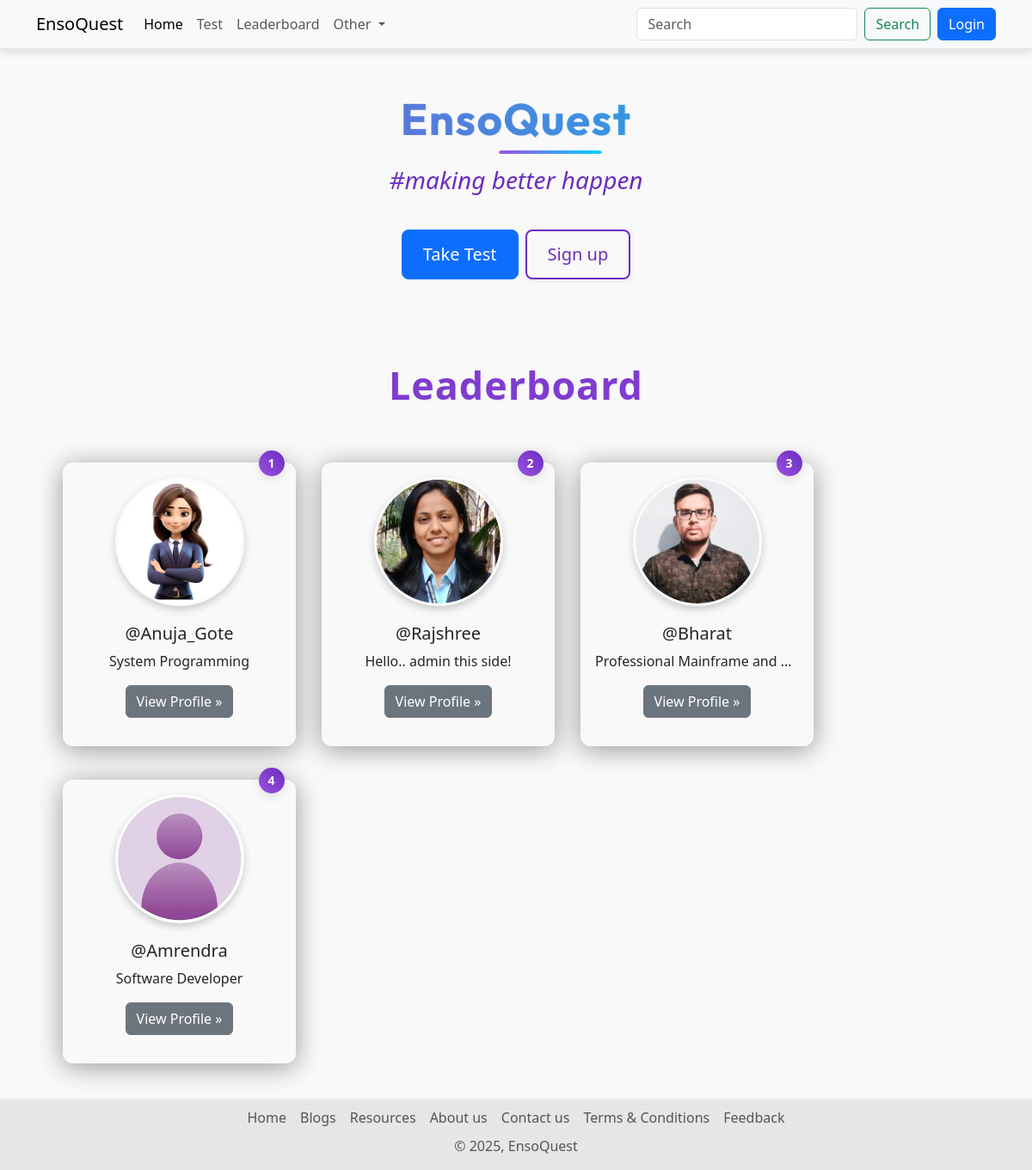
The page / on the database its author committed.
### quiz/models.py (models this page shows, shortened)
class UserRank(models.Model):
    user = models.OneToOneField(User, on_delete=models.CASCADE)
    rank = models.IntegerField(null=True, blank=True)
    total_score = models.IntegerField(null=True,blank=True)

### account/models.py (models this page shows, shortened)
class Profile(models.Model):
    user = models.OneToOneField(User,on_delete=models.CASCADE, null=True,verbose_name='User Object')
    position = models.CharField(max_length=100,blank=True,null=True)
    bio = models.TextField(blank=True,null=True)
    profile_img = models.ImageField(upload_to='profile_image', default='user.png',blank=True,null=True,verbose_name= 'Profile Pic')

### base/views.py (the view)
# urls.py: 2. Add a URL to urlpatterns:  path('', views.home, name='home')
def home(request):
    leaderboard_users = UserRank.objects.order_by('rank')[:4]
    context={"leaderboard_users":leaderboard_users}
    return render(request, 'welcome.html', context)

### Templates/welcome.html
{% extends "index.html" %}
{% block content %}
{% load static %}
<link rel="stylesheet" href="{% static 'css/home-style.css' %}">
  <div class="container text-center my-5">
    <h1 class="display-5 fw-bold my-2 title">EnsoQuest</h1>
    <h2 class="fs-3 tagline-text ">#making better happen</h2>
    <div class="d-inline-flex gap-2 mb-5">
      <a href="{% url 'all_quiz' %}" class="d-inline-flex align-items-center btn btn-primary btn-lg px-4 ">
        Take Test
      </a>
      {% if not request.user.is_authenticated %}
      <a href="{% url 'register' %}" class="btn btn-outline-secondary btn-lg px-4 ">
        Sign up
      </a>
      {% endif %}
    </div>
  </div>
  <div class="container text-center">
    <h1 class="display-4 text-center my-5 leaderboard-heading">Leaderboard</h1>
    <div class="row row-cols-sm-1 row-cols-md-2 row-cols-lg-3 row-cols-xl-4 mx-3">
      {% if leaderboard_users|length == 0 %}
      <div class="col-lg-4 position-relative mb-4">
        <h4 class="text-center text-danger"> No User Available on Leaderboard</h4>
      </div>
      {% else %}
      {% for rank in leaderboard_users %}
      <div class="col-lg-4 position-relative mb-4  leaderboard-card">
        <img src="{{rank.user.profile.profile_img.url}}" class="leaderboard-img rounded-circle alt=user-profile">
        <span class="position-absolute top-0 start-90 translate-middle badge rounded-pill modern-badge ">
          {{ forloop.counter}}
        </span>
        <h2 class="fw-normal username">@{{rank.user.username}}</h2>
        <p class="card-bio">{{rank.user.profile.bio}}</p>
        <p><a class="btn btn-secondary" href="{% url 'profile' rank.user.username %}">View Profile »</a></p>
      </div>
      {% endfor %}
      {% endif %}
    </div>
  </div>
{% endblock content %}

### static/css/style.css (style rules this page uses)
.title { font-family: 'Outfit', sans-serif; font-size: clamp(2.5rem, 6vw, 4rem); font-weight: 700; background: linear-gradient(90deg, #9b51e0, #00d4ff); -webkit-background-clip: text; background-clip: text; -webkit-text-fill-color: transparent; color: transparent; opacity: 0; animation: fadeInTitle 1.3s ease-in-out forwards; margin: 2rem 0 1rem; line-height: 1.2; text-align: center; letter-spacing: 1.5px; position: relative; }
.title::after { content: ""; position: absolute; left: 50%; transform: translateX(-50%); bottom: -10px; width: 60px; height: 4px; background: linear-gradient(to right, #9b51e0, #00d4ff); border-radius: 999px; opacity: 0; animation: fadeInLine 1.5s ease-in-out forwards 0.8s; margin: 0 10px; }
body { background-color: #f9f9f9; font-family: 'Segoe UI', Tahoma, Geneva, Verdana, sans-serif; }

### static/css/home-style.css (style rules this page uses)
body { background-color: #f9f9f9; font-family: 'Segoe UI', Tahoma, Geneva, Verdana, sans-serif; }
.card-bio { display: block; white-space: nowrap; overflow: hidden; text-overflow: ellipsis; width: 100%; }
.leaderboard-card { background: rgba(255, 255, 255, 0.1); border-radius: 12px; padding: 16px; margin: 15px; backdrop-filter: blur(8px); -webkit-backdrop-filter: blur(8px); border: 1px solid rgba(255, 255, 255, 0.2); box-shadow: 0 4px 30px rgba(0, 0, 0, 0.4); max-width: 280px; min-height: 280px; display: flex; flex-direction: column; align-items: center; justify-content: space-between; transition: transform 0.3s ease, box-shadow 0.3s ease; }
.leaderboard-card img { width: 150px; height: 150px; object-fit: cover; border-radius: 50%; margin-bottom: 10px; }
.leaderboard-card .username { font-size: 20px; font-weight: bold; text-align: center; margin-top: 10px; }
.modern-badge { background: linear-gradient(45deg, #9b51e0, #6a2dbf); color: white; padding: 12px; font-size: 14px; font-weight: 600; border-radius: 50%; width: 30px; height: 30px; box-shadow: 0 4px 12px rgba(0, 0, 0, 0.1); transition: all 0.3s ease; text-transform: uppercase; letter-spacing: 1px; text-align: center; display: flex; justify-content: center; align-items: center; }
.position-absolute { position: absolute; }
.top-0 { top: 0; }
.start-90 { left: 90%; }
.translate-middle { transform: translate(-50%, -50%); }
.leaderboard-img { width: 150px; height: 150px; object-fit: cover; object-position: center; border-radius: 50%; border: 3px solid rgba(255, 255, 255, 0.3); box-shadow: 0 4px 10px rgba(0, 0, 0, 0.2); transition: transform 0.3s ease, box-shadow 0.3s ease; }
.title { font-size: 3.2rem; font-weight: 700; color: #9b51e0; margin-bottom: 0.5rem; text-shadow: 1px 1px 2px rgba(0, 0, 0, 0.08); }
.tagline-text { font-size: 1.5rem; font-weight: 500; color: #6a2dbf; font-style: italic; margin-top: 1.5rem ; margin-bottom: 2.5rem; }
.btn-outline-secondary { border: 2px solid #6a2dbf; color: #6a2dbf; padding: 12px 24px; box-shadow: 0 2px 6px rgba(106, 45, 191, 0.1); }
.leaderboard-heading { font-size: 2.8rem; font-weight: 700; color: #7f3ccf; text-align: center; margin: 70px auto 50px; position: relative; text-shadow: 1px 1px 3px rgba(0, 0, 0, 0.08); letter-spacing: 1px; }

### Templates/index.html (style rules this page uses)
body { padding-top: 60px; padding-bottom: 50px; margin: 0; }

### rows shown on the page
UserRank: user.profile.profile_img (picture), user.username "Anuja_Gote", user.profile.bio "System Programming"
UserRank: user.profile.profile_img (picture), user.username "Rajshree", user.profile.bio "Hello.. admin this side!"
UserRank: user.profile.profile_img (picture), user.username "Bharat", user.profile.bio "Professional Mainframe and…"
UserRank: user.profile.profile_img (placeholder picture), user.username "Amrendra", user.profile.bio "Software Developer"
